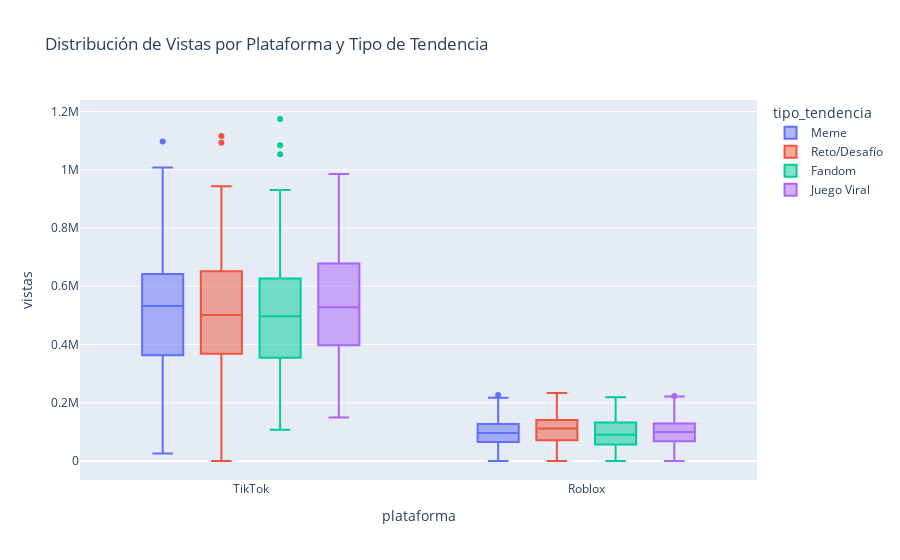

The notebook cell this image was saved under:
### Markdown cell above
## Análisis Exploratorio de Datos

Ahora que tenemos nuestro conjunto de datos, vamos a realizar un análisis exploratorio para entender mejor las tendencias y patrones. Analizaremos:

1. Distribución de tendencias por plataforma
2. Métricas de engagement por tipo de tendencia
3. Evolución temporal de las tendencias
4. Correlaciones entre diferentes métricas

### Code cell
# Importar display para mostrar gráficos
from IPython.display import display

# 1. Distribución de tendencias por plataforma
plt.figure(figsize=(12, 6))
trend_platform = df.groupby(['plataforma', 'tipo_tendencia']).size().unstack()
trend_platform.plot(kind='bar', stacked=True)
plt.title('Distribución de Tipos de Tendencias por Plataforma')
plt.xlabel('Plataforma')
plt.ylabel('Número de Tendencias')
plt.legend(title='Tipo de Tendencia', bbox_to_anchor=(1.05, 1))
plt.tight_layout()
plt.show()

# 2. Comparación de engagement por plataforma
fig = px.box(df, x='plataforma', y='vistas', color='tipo_tendencia',
             title='Distribución de Vistas por Plataforma y Tipo de Tendencia')
# Usar display en lugar de fig.show()
display(fig)

# 3. Top 10 tendencias específicas por vistas
top_trends = df.groupby('tendencia_especifica')['vistas'].mean().sort_values(ascending=False).head(10)
plt.figure(figsize=(12, 6))
sns.barplot(x=top_trends.values, y=top_trends.index)
plt.title('Top 10 Tendencias por Promedio de Vistas')
plt.xlabel('Promedio de Vistas')
plt.tight_layout()
plt.show()

# 4. Matriz de correlación entre métricas
correlation_matrix = df[['vistas', 'likes', 'compartidos', 'tiempo_promedio']].corr()
plt.figure(figsize=(8, 6))
sns.heatmap(correlation_matrix, annot=True, cmap='coolwarm', center=0)
plt.title('Matriz de Correlación entre Métricas')
plt.tight_layout()
plt.show()

### Figure 1 — Plotly figure (JSON) as saved in the notebook; plotly's stock layout.template omitted (floating-point values rounded to 4 significant figures; data arrays with more than 128 entries replaced by an {"elided": "..."} marker saying what was removed)
{"data": [{"alignmentgroup": "True", "hovertemplate": "tipo_tendencia=Meme<br>plataforma=%{x}<br>vistas=%{y}<extra></extra>", "legendgroup": "Meme", "marker": {"color": "#636efa"}, "name": "Meme", "notched": false, "offsetgroup": "Meme", "orientation": "v", "showlegend": true, "type": "box", "x": {"elided": "253 str values"}, "x0": " ", "xaxis": "x", "y": {"elided": "253 int values"}, "y0": " ", "yaxis": "y"}, {"alignmentgroup": "True", "hovertemplate": "tipo_tendencia=Reto/Desafío<br>plataforma=%{x}<br>vistas=%{y}<extra></extra>", "legendgroup": "Reto/Desafío", "marker": {"color": "#EF553B"}, "name": "Reto/Desafío", "notched": false, "offsetgroup": "Reto/Desafío", "orientation": "v", "showlegend": true, "type": "box", "x": {"elided": "242 str values"}, "x0": " ", "xaxis": "x", "y": {"elided": "242 int values"}, "y0": " ", "yaxis": "y"}, {"alignmentgroup": "True", "hovertemplate": "tipo_tendencia=Fandom<br>plataforma=%{x}<br>vistas=%{y}<extra></extra>", "legendgroup": "Fandom", "marker": {"color": "#00cc96"}, "name": "Fandom", "notched": false, "offsetgroup": "Fandom", "orientation": "v", "showlegend": true, "type": "box", "x": {"elided": "250 str values"}, "x0": " ", "xaxis": "x", "y": {"elided": "250 int values"}, "y0": " ", "yaxis": "y"}, {"alignmentgroup": "True", "hovertemplate": "tipo_tendencia=Juego Viral<br>plataforma=%{x}<br>vistas=%{y}<extra></extra>", "legendgroup": "Juego Viral", "marker": {"color": "#ab63fa"}, "name": "Juego Viral", "notched": false, "offsetgroup": "Juego Viral", "orientation": "v", "showlegend": true, "type": "box", "x": {"elided": "255 str values"}, "x0": " ", "xaxis": "x", "y": {"elided": "255 int values"}, "y0": " ", "yaxis": "y"}], "layout": {"boxmode": "group", "legend": {"title": {"text": "tipo_tendencia"}, "tracegroupgap": 0}, "title": {"text": "Distribución de Vistas por Plataforma y Tipo de Tendencia"}, "xaxis": {"anchor": "y", "domain": [0, 1], "title": {"text": "plataforma"}}, "yaxis": {"anchor": "x", "domain": [0, 1], "title": {"text": "vistas"}}}}
